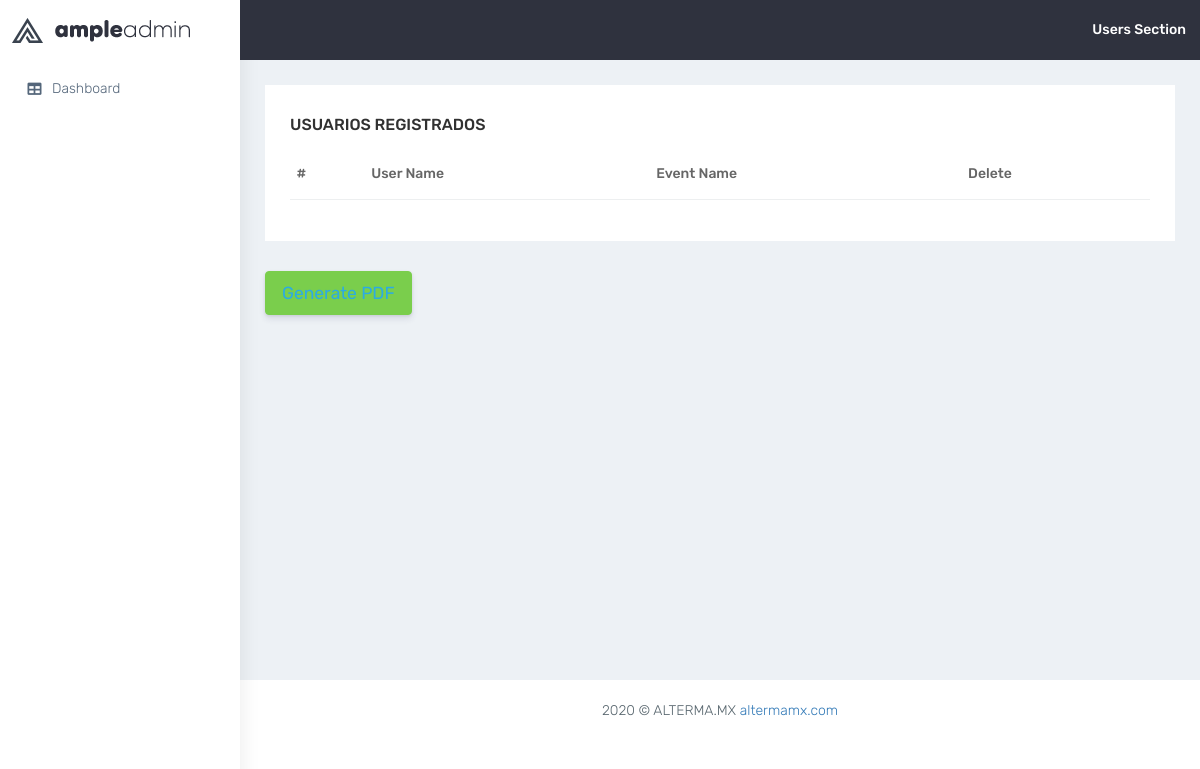
/Core.php?gui=registro, run on an earlier commit of the app's database.
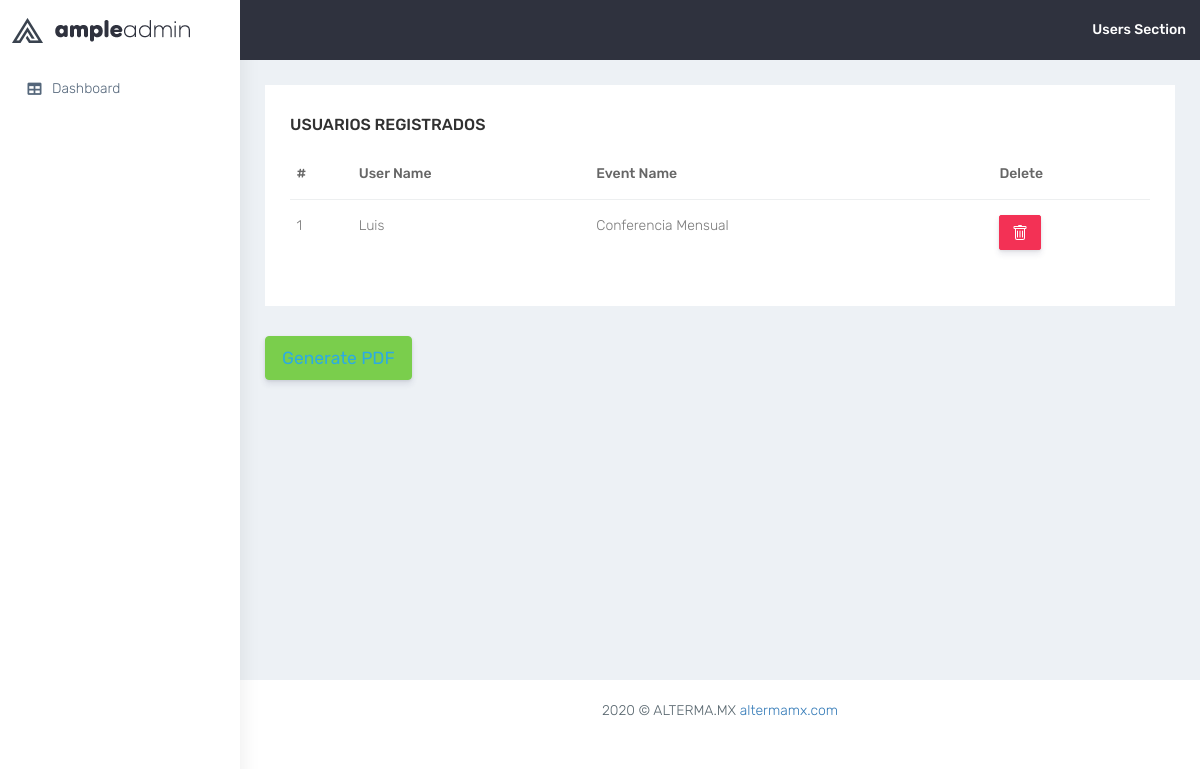
And on a later commit of the database.
### tables this page shows
CREATE TABLE `userEvents` (
  `userEvent_id` int NOT NULL,
  `event_id` int NOT NULL,
  `user_id` int NOT NULL
);

CREATE TABLE `user` (
  `user_id` int NOT NULL,
  `name` varchar(255) NOT NULL,
  `email` varchar(255) NOT NULL,
  `password` varchar(255) NOT NULL
);

CREATE TABLE `event` (
  `event_id` int NOT NULL,
  `name` varchar(255) NOT NULL,
  `description` varchar(255) NOT NULL,
  `venue` varchar(255) NOT NULL,
  `date` date NOT NULL
);

### controllers/ControladorRegistro.php (called while the page is built, shortened)
<?php
require_once('./models/modeloRegistro.php');
class ControladorRegistro
{
    public function __CONSTRUCT()
    {
        $this->modelo = new modeloRegistro();
    }
    public function Index()
    {
        require_once './admin/views/registeredUsersEvents.php';
    }
}

### models/Database.php (called while the page is built)
<?php
class Database
{
    public static function StartUp()
    {
        $pdo = new PDO('mysql:host=127.0.0.1;dbname=altermamx;charset=utf8', 'root', 'jorge020569');
        $pdo->setAttribute(PDO::ATTR_ERRMODE, PDO::ERRMODE_EXCEPTION);
        return $pdo;
    }
}

### models/modeloRegistro.php (called while the page is built, shortened)
<?php
class modeloRegistro
{
    private $pdo;
    public function __CONSTRUCT()
    {
        try {
            $this->pdo = Database::StartUp();
        } catch (Exception $e) {
            die($e->getMessage());
        }
    }
    public function Listar()
    {
        try {
            $sql = "select r.userEvent_id as id, u.name as user, e.name as event
            from userEvents r, user u, event e where
            r.user_id = u.user_id;";
            $stm = $this->pdo->prepare($sql);
            $stm->execute();
            return $stm->fetchAll(PDO::FETCH_OBJ);
        } catch (Exception $e) {
            die($e->getMessage());
        }
    }
}

### admin/views/registeredUsersEvents.php (the view, shortened to what the changed rows need)
<!DOCTYPE html>
<html dir="ltr" lang="en">
<head>
    <link href="/altermamx/admin/css/style.min.css" rel="stylesheet" />
</head>
<body>
    <div id="main-wrapper" data-layout="vertical" data-navbarbg="skin5" data-sidebartype="full"
        data-sidebar-position="absolute" data-header-position="absolute" data-boxed-layout="full">
        <div class="page-wrapper">
            <div class="container-fluid">
                <div class="row">
                    <div class="col-sm-12">
                        <div class="white-box">
                            <div class="table-responsive">
                                <table class="table">
                                    <thead>
                                        <tr>
                                            <th class="border-top-0">#</th>
                                            <th class="border-top-0">User Name</th>
                                            <th class="border-top-0">Event Name</th>
                                            <th class="border-top-0">Delete</th>
                                        </tr>
                                    </thead>
                                    <tbody>
                                        <?php foreach ($this->modelo->Listar() as $r) : ?>
                                        <tr>
                                            <td><?php echo $r->id; ?></td>
                                            <td><?php echo $r->user; ?></td>
                                            <td><?php echo $r->event; ?></td>
                                            <td>
                                                <button type="button" class="btn btn-danger"
                                                    onclick="borrar(<?php echo $r->id; ?>);">
                                                </button>
                                            </td>
                                        </tr>
                                        <?php endforeach; ?>
                                    </tbody>
                                </table>
                            </div>
                        </div>
                    </div>
                </div>
            </div>
        </div>
    </div>
</body>
</html>

What changed in the data, as far as the page shows it:
added userevents: userEvent_id "1", user.name "Luis", event.name "Conferencia Mensual"
